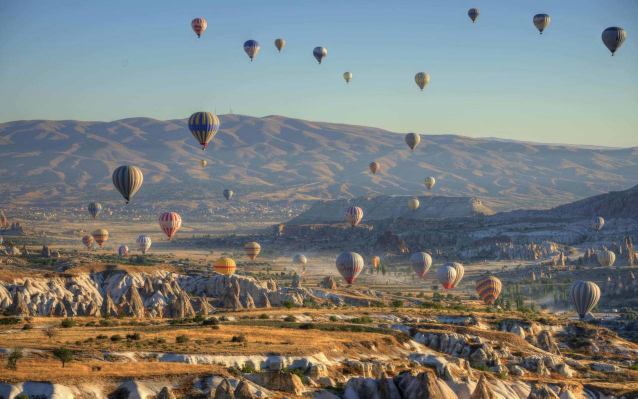
#> input picture readImage/assets/qiqiu.jpg, 1275 x 797 px (shown at 1/2 size)
$ python read_img.py
#> lines starting #> are read from the running program, lines starting #| are printed output that depends on the picture
#> further down, img is the input picture: shape (797, 1275, 3); mean B, G, R 124.9, 127.2, 123.8
import cv2 as cv
def scale_image(img, scale = 1):
#> called with scale = 0.8
    width = int(img.shape[1] * scale)
#> width = 1020
    height = int(img.shape[0] * scale)
#> height = 637
    dim = (width, height)
#> dim = (1020, 637)
    return cv.resize(img, dim, interpolation=cv.INTER_AREA)
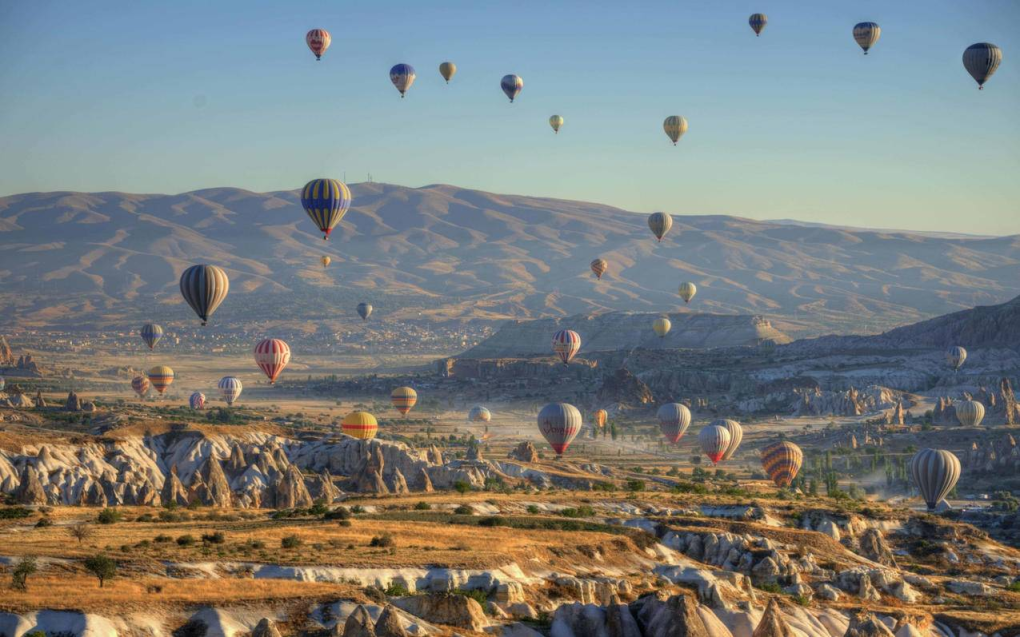
#> returned value: shape (637, 1020, 3); mean of channels 0, 1, 2 124.9, 127.2, 123.8; drawn as B, G, R


img = cv.imread("./assets/qiqiu.jpg")

cv.imshow("Img", img)

resized_img = scale_image(img, 0.8)

cv.imshow("Img Scale", resized_img)

cv.waitKey(0)
